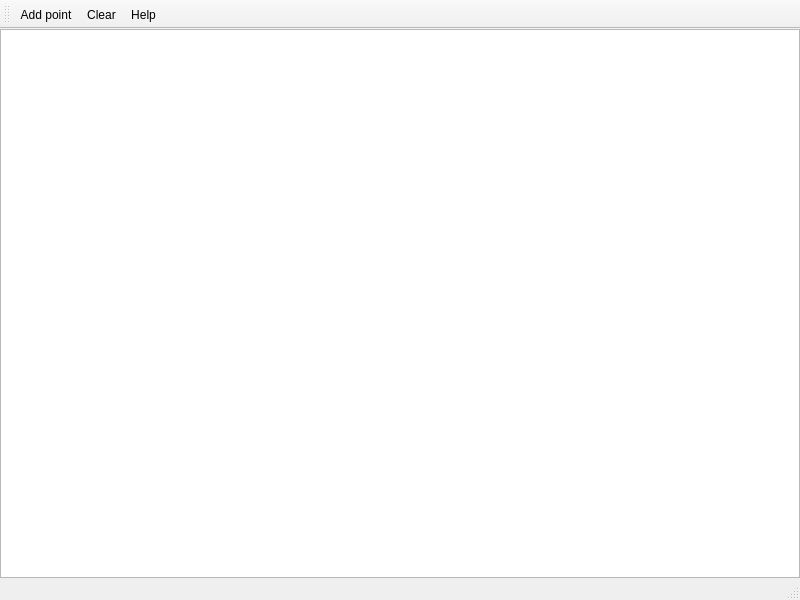
<?xml version="1.0" encoding="UTF-8"?>
<ui version="4.0">
 <class>MainWindow</class>
 <widget class="QMainWindow" name="MainWindow">
  <property name="geometry">
   <rect>
    <x>0</x>
    <y>0</y>
    <width>800</width>
    <height>600</height>
   </rect>
  </property>
  <property name="windowTitle">
   <string>MainWindow</string>
  </property>
  <widget class="QWidget" name="centralwidget">
   <layout class="QGridLayout" name="gridLayout">
    <property name="leftMargin">
     <number>0</number>
    </property>
    <property name="topMargin">
     <number>0</number>
    </property>
    <property name="rightMargin">
     <number>0</number>
    </property>
    <property name="bottomMargin">
     <number>0</number>
    </property>
    <item row="0" column="0">
     <widget class="QtCharts::QChartView" name="chart_view"/>
    </item>
   </layout>
  </widget>
  <widget class="QMenuBar" name="menubar">
   <property name="geometry">
    <rect>
     <x>0</x>
     <y>0</y>
     <width>800</width>
     <height>21</height>
    </rect>
   </property>
  </widget>
  <widget class="QStatusBar" name="statusbar"/>
  <widget class="QToolBar" name="toolBar">
   <property name="windowTitle">
    <string>toolBar</string>
   </property>
   <attribute name="toolBarArea">
    <enum>TopToolBarArea</enum>
   </attribute>
   <attribute name="toolBarBreak">
    <bool>false</bool>
   </attribute>
   <addaction name="action_add_point"/>
   <addaction name="action_clear"/>
   <addaction name="action_help"/>
  </widget>
  <action name="action_add_point">
   <property name="text">
    <string>Add point</string>
   </property>
  </action>
  <action name="action_clear">
   <property name="text">
    <string>Clear</string>
   </property>
  </action>
  <action name="action_help">
   <property name="text">
    <string>Help</string>
   </property>
  </action>
 </widget>
 <customwidgets>
  <customwidget>
   <class>QtCharts::QChartView</class>
   <extends>QGraphicsView</extends>
   <header>qchartview.h</header>
  </customwidget>
 </customwidgets>
 <resources/>
 <connections/>
</ui>
